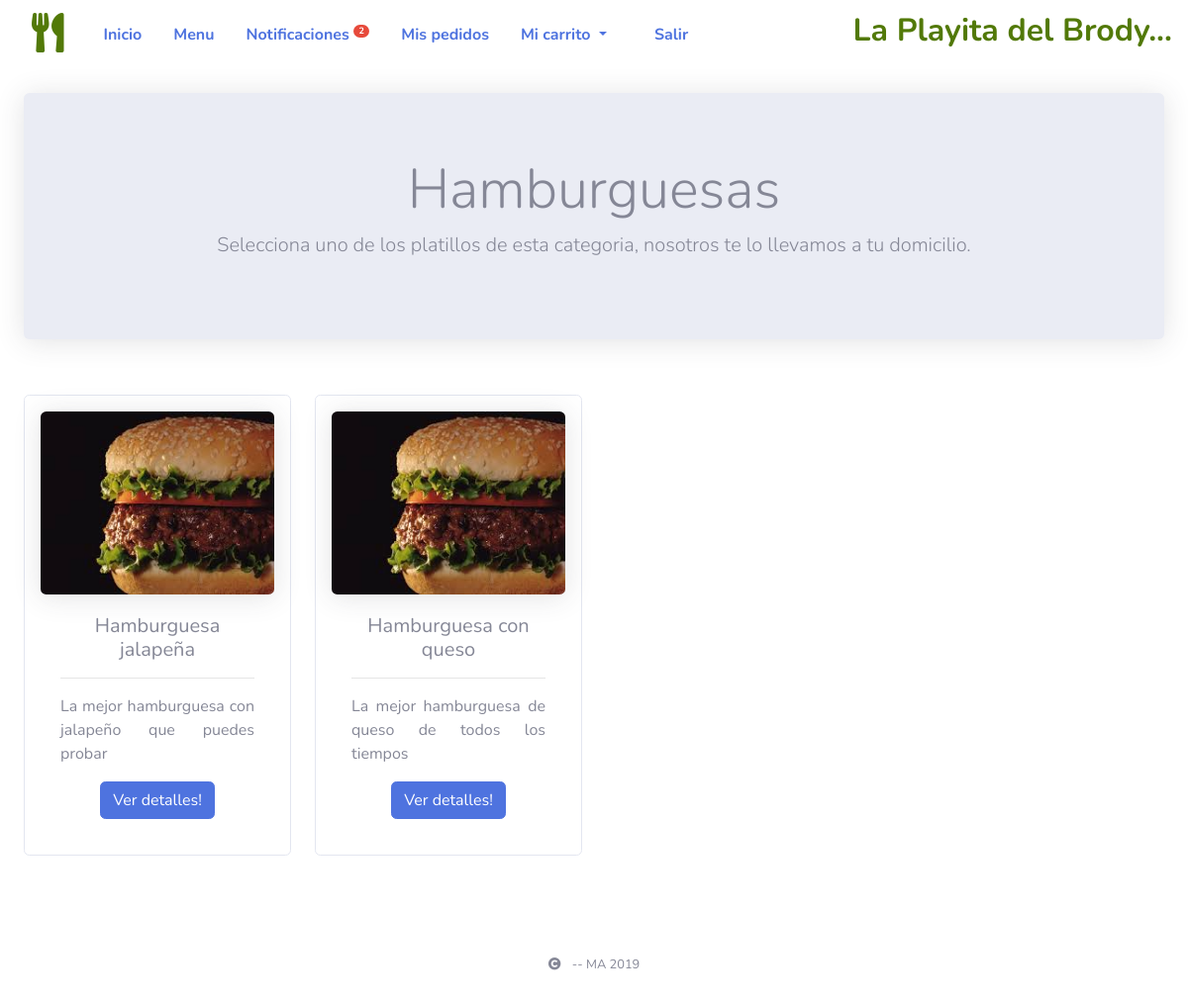
Page /modcli/MenuCategory/2/ (signed in) on the committed database.
### tables this page shows
CREATE TABLE `categoria` (
  `id_categoria` int(11) NOT NULL,
  `nombre_cat` varchar(50) DEFAULT NULL,
  `descripcion_cat` varchar(500) DEFAULT NULL,
  `estado_cat` tinyint(4) DEFAULT NULL
);

CREATE TABLE `plat_menu` (
  `id_platillo` int(11) NOT NULL,
  `id_categoria` int(11) DEFAULT NULL,
  `nombre_plat` varchar(50) DEFAULT NULL,
  `descripcion_plat` varchar(500) DEFAULT NULL,
  `precio_plat` float DEFAULT NULL,
  `tiempo_prepare` varchar(50) DEFAULT NULL,
  `imagen_plat1` varchar(100) DEFAULT NULL,
  `imagen_plat2` varchar(100) DEFAULT NULL,
  `estado_plat` tinyint(4) DEFAULT NULL
);

### models/client.model.php (called while the page is built, shortened)
<?php
class Client {
	public function menuCat($clv) {
		try {
			$bd = new Connect();
			$bd = $bd -> getDB();
			$stmt = $bd -> prepare("SELECT * FROM categoria WHERE id_categoria = :clv");
			$stmt -> bindParam("clv", $clv, PDO::PARAM_INT);
			$stmt -> execute();
			$data = $stmt -> fetch(PDO::FETCH_OBJ);
			return $data;
		} catch (PDOException $e) {
			echo '{"error":{"text":'. $e->getMessage() .'}}';
		} finally {
			$bd = null; $stmt = null; $data = null;
		}
	}
	public function plaMenu($clv) {
		try {
			$bd = new Connect();
			$bd = $bd -> getDB();
			$stmt = $bd -> prepare("SELECT * FROM plat_menu pl INNER JOIN categoria ct ON ct.id_categoria = pl.id_categoria WHERE ct.id_categoria = :clv");
			$stmt -> bindParam("clv", $clv, PDO::PARAM_INT);
			$stmt -> execute();
			return $stmt;
		} catch (PDOException $e) {
			echo '{"error":{"text":'. $e->getMessage() .'}}';
		} finally {
			$bd = null; $stmt = null;
		}
	}
}

### modcli/cli/MenuCategory.php (the view, shortened to what this page needs)
<?php
$val = explode("/", $_GET['view']);
$valrecib = $val[1];
$dataCat = $climodel -> menuCat($valrecib);
$dataPla = $climodel -> plaMenu($valrecib);
?>
<div class="container-fluid mt-4 animated fadeIn delay-1s">
	<div class="jumbotron jumbotron-fluid rounded shadow">
		<div class="container text-center">
			<h1 class="display-4">
				<?php echo $dataCat -> nombre_cat; ?>
			</h1>
			<p class="lead">Selecciona uno de los platillos de esta categoria, nosotros te lo llevamos a tu domicilio.</p>
		</div>
	</div>
	<div class="row">
		<?php
			if ($dataPla -> rowCount() > 0) {
				while ($dat = $dataPla -> fetch(PDO::FETCH_OBJ)) {
		?>
			<div class="col-sm-3 mt-4 mb-4">
				<div class="card p-3">
				  	<img src="<?php echo SERVERURL; ?>fotmenu/<?php echo $dat->imagen_plat1; ?>" class="card-img-top rounded shadow" alt="hamburguesa">
				  	<div class="card-body text-center">
				    	<h5 class="card-title"><?php echo $dat -> nombre_plat; ?></h5>
				    	<hr>
				    	<p class="card-text text-justify">
				    		<?php echo $dat -> descripcion_plat; ?>
				    	</p>
				    	<a href="<?php echo SERVERURLCLI; ?>DetPlat/<?php echo $dat->id_platillo; ?>/<?php echo $valrecib; ?>/" class="btn btn-primary text-white">Ver detalles!</a>
				  	</div>
				</div>
			</div>
		<?php
				}
			}
		?>
	</div>
</div>

### assets/css/styles.css (style rules this page uses)
a { text-decoration: none !important; }

### rows in the picture
categoria: nombre_cat "Hamburguesas"
plat_menu: imagen_plat1 (picture), nombre_plat "Hamburguesa jalapeña", descripcion_plat "La mejor hamburguesa con jalapeño que puedes probar"
plat_menu: imagen_plat1 (picture), nombre_plat "Hamburguesa con queso", descripcion_plat "La mejor hamburguesa de queso de todos los tiempos"
